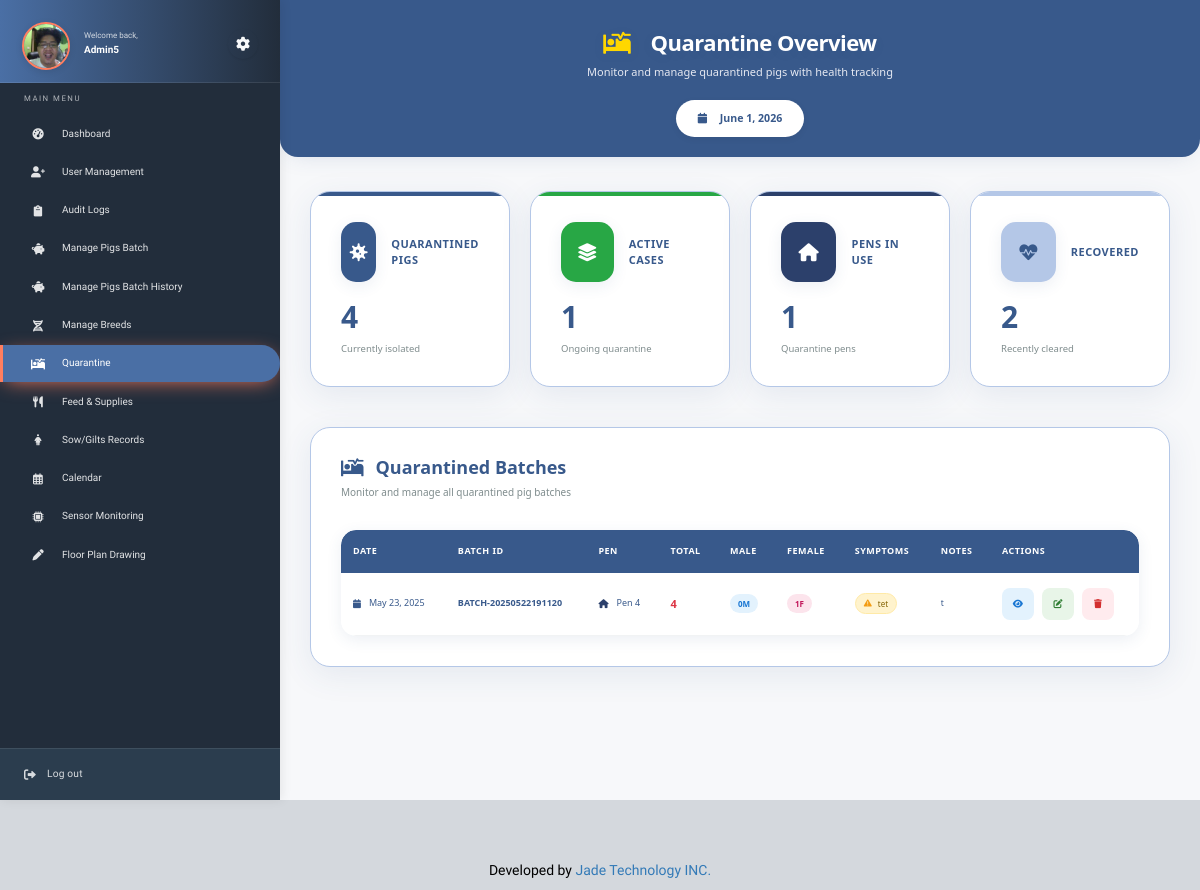
Page /quarantine_dashboard.php (signed in) on the earlier database version.
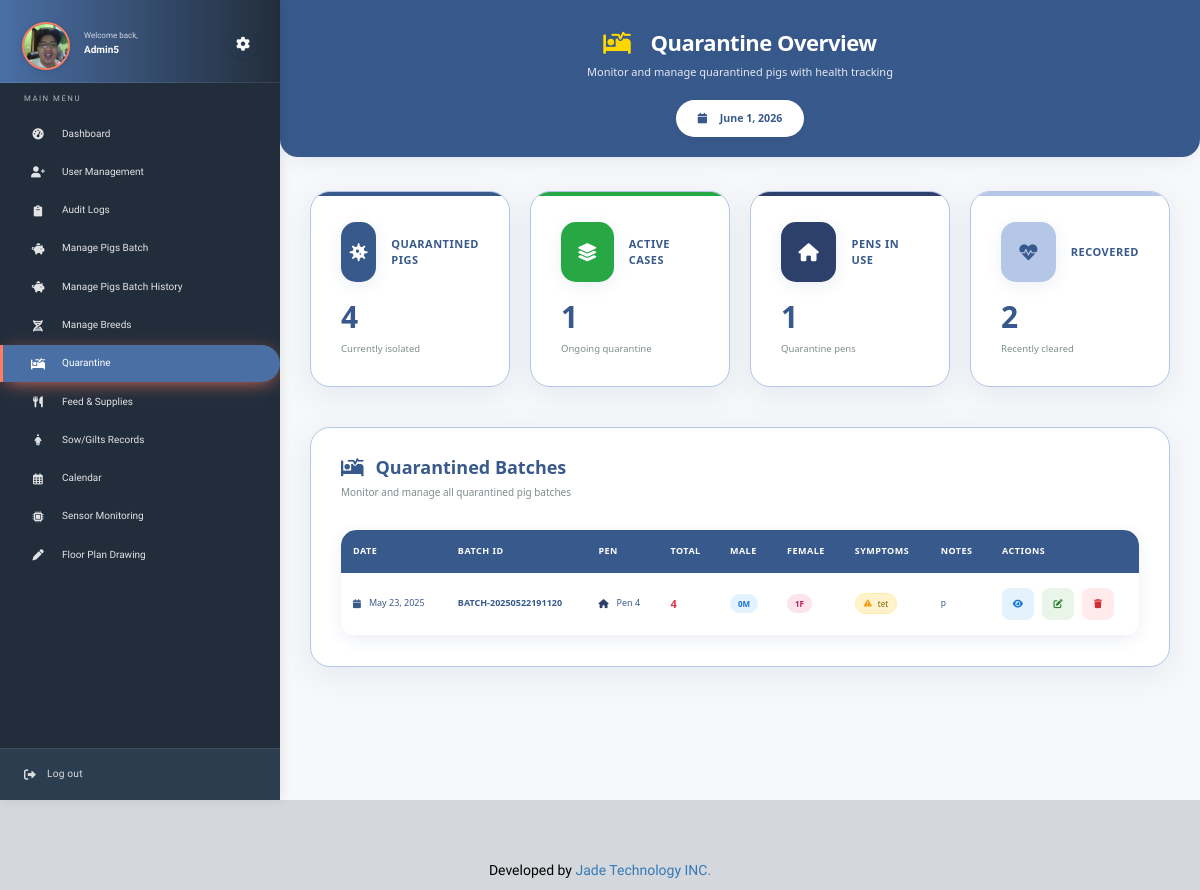
Same page on the later database version.
### tables this page shows
CREATE TABLE `quarantine_batches` (
  `id` int(11) NOT NULL,
  `batch_id` varchar(20) NOT NULL,
  `date_quarantined` date NOT NULL,
  `num_quarantined` int(11) NOT NULL,
  `num_male` int(11) NOT NULL,
  `num_female` int(11) NOT NULL,
  `symptoms` text DEFAULT NULL,
  `notes` text DEFAULT NULL,
  `pen_id` int(11) DEFAULT NULL,
  `is_full_batch` tinyint(1) DEFAULT 0,
  `reported_by` varchar(50) DEFAULT NULL,
  `time_reported` timestamp NOT NULL DEFAULT current_timestamp()
);

### quarantine_dashboard.php (the view, shortened to what the changed rows need)
<?php include 'theme/head.php'; ?>
<?php include 'theme/sidebar.php'; ?>
<div class="modern-dashboard" style="margin-left:280px">
    <div class="hero-section">
        <div class="hero-content">
            <div class="hero-text">
                <h1 class="hero-title">
                    <i class="fa fa-procedures"></i>
                    Quarantine Overview
                </h1>
            </div>
        </div>
    </div>
    <div class="table-container">
        <div class="table-card">
            <div class="table-header">
                <h2 class="table-title">
                    <i class="fa fa-procedures"></i>
                    Quarantined Batches
                </h2>
            </div>
            <div class="table-wrapper">
                <table class="modern-table" id="quarantineTable">
                    <thead>
                        <tr>
                            <th>Date</th>
                            <th>Batch ID</th>
                            <th>Pen</th>
                            <th>Total</th>
                            <th>Male</th>
                            <th>Female</th>
                            <th>Symptoms</th>
                            <th>Notes</th>
                            <th>Actions</th>
                        </tr>
                    </thead>
                    <tbody>
                        <?php
                        try {
                            $penNames = [];
                            $penRes = $db->query("SELECT id, label FROM pens");
                            foreach($penRes as $pen) $penNames[$pen['id']] = $pen['label'];
                            $q = $db->query("SELECT * FROM quarantine_batches WHERE num_quarantined > 0 ORDER BY date_quarantined DESC, id DESC");
                            foreach($q as $row):
                        ?>
                        <tr>
                            <td>
                                <div class="date-cell">
                                    <i class="fa fa-calendar"></i>
                                    <span><?php echo date('M d, Y', strtotime($row['date_quarantined'])); ?></span>
                                </div>
                            </td>
                            <td>
                                <span class="batch-id"><?php echo htmlspecialchars($row['batch_id']); ?></span>
                            </td>
                            <td>
                                <div class="pen-cell">
                                    <i class="fa fa-home"></i>
                                    <span><?php echo isset($penNames[$row['pen_id']]) ? htmlspecialchars($penNames[$row['pen_id']]) : 'N/A'; ?></span>
                                </div>
                            </td>
                            <td>
                                <span class="quarantine-count"><?php echo (int)$row['num_quarantined']; ?></span>
                            </td>
                            <td>
                                <span class="gender-count male"><?php echo (int)$row['num_male']; ?>M</span>
                            </td>
                            <td>
                                <span class="gender-count female"><?php echo (int)$row['num_female']; ?>F</span>
                            </td>
                            <td>
                                <div class="symptoms-cell">
                                    <?php if (!empty($row['symptoms'])): ?>
                                        <span class="symptoms-badge">
                                            <i class="fa fa-exclamation-triangle"></i>
                                            <?php echo htmlspecialchars($row['symptoms']); ?>
                                        </span>
                                    <?php else: ?>
                                        <span class="no-symptoms">None</span>
                                    <?php endif; ?>
                                </div>
                            </td>
                            <td>
                                <div class="notes-cell">
                                    <?php if (!empty($row['notes'])): ?>
                                        <span class="notes-text" title="<?php echo htmlspecialchars($row['notes']); ?>">
                                            <?php echo strlen($row['notes']) > 30 ? substr(htmlspecialchars($row['notes']), 0, 30) . '...' : htmlspecialchars($row['notes']); ?>
                                        </span>
                                    <?php else: ?>
                                        <span class="no-notes">-</span>
                                    <?php endif; ?>
                                </div>
                            </td>
                            <td>
                                <div class="action-buttons">
                                    <a href="view-batch.php?batch_id=<?php echo urlencode($row['batch_id']); ?>" class="btn-view" title="View Batch">
                                        <i class="fa fa-eye"></i>
                                    </a>
                                    <a href="edit_quarantine.php?id=<?php echo $row['id']; ?>" class="btn-edit" title="Edit">
                                        <i class="fa fa-edit"></i>
                                    </a>
                                    <a href="remove_quarantine.php?id=<?php echo $row['id']; ?>" class="btn-delete" title="Remove" onclick="return confirm('Remove from quarantine?');">
                                        <i class="fa fa-trash"></i>
                                    </a>
                                </div>
                            </td>
                        </tr>
                        <?php
                            endforeach;
                        } catch (Exception $e) {
                            echo '<tr><td colspan="9" class="error-message">Error loading quarantine data: ' . htmlspecialchars($e->getMessage()) . '</td></tr>';
                        }
                        ?>
                    </tbody>
                </table>
            </div>
        </div>
    </div>
</div>
<?php include 'theme/foot.php'; ?>

Differences in the rows shown:
changed quarantine_batches "BATCH-20250522191120": notes "t" → "p"
